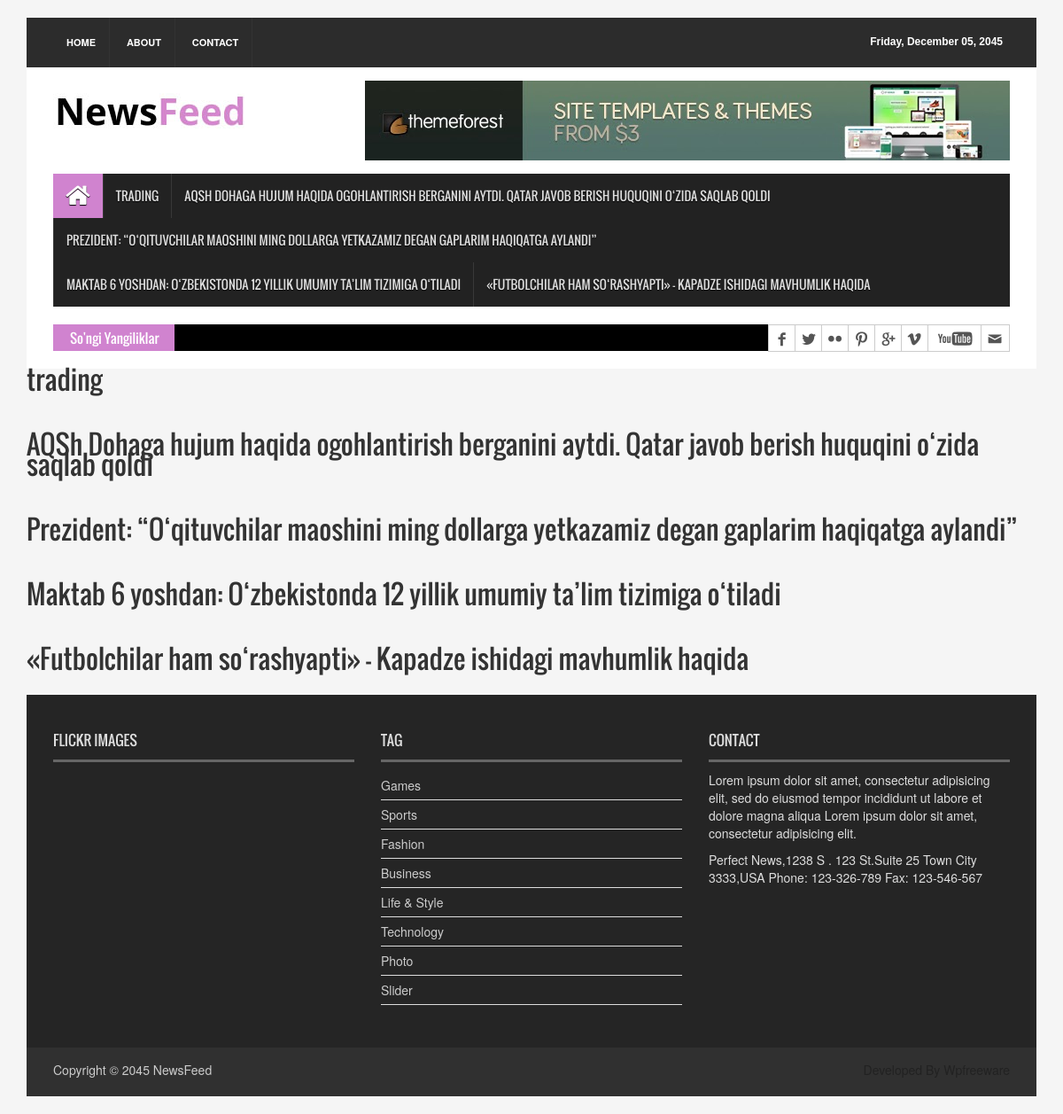
The page /categories/ on the database as committed earlier.
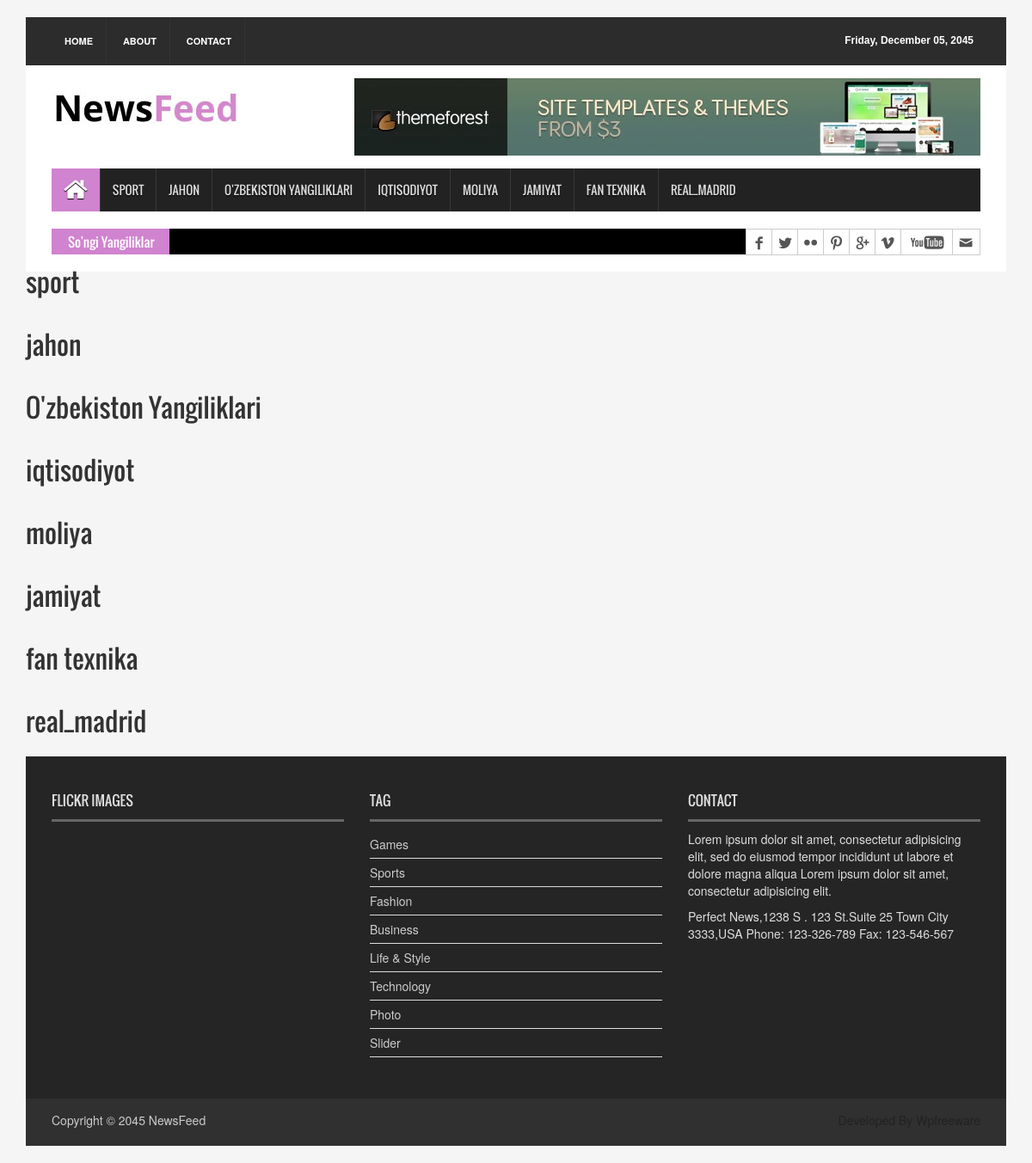
The same page on the database as committed later.
### new_project/models.py (models this page shows, shortened)
class Category(models.Model):
    name = models.CharField(max_length=120)

### new_project/views.py (the view)
# urls.py: path('categories/', categories_list, name='categories'),
def categories_list(request):
    categories = Category.objects.all()
    context ={
        'categories':categories
    }
    return render(request, 'news/categories.html', context)

### new_project/templates/news/categories.html (shortened to what this page needs)
{% extends 'news/base.html' %}
{% load static %}
{% block content %}
    {% for category in categories %}
        <h2>{{ category.name }}</h2>
    {% endfor %}
{% endblock content %}

### new_project/templates/news/base.html (shortened to what this page needs)
{% load static %}
<!DOCTYPE html>
<html>
<head>
<link rel="stylesheet" type="text/css" href="{% static 'css/bootstrap.min.css' %}">
<link rel="stylesheet" type="text/css" href="{% static 'css/font-awesome.min.css' %}">
<link rel="stylesheet" type="text/css" href="{% static 'css/animate.css' %}">
<link rel="stylesheet" type="text/css" href="{% static 'css/font.css' %}">
<link rel="stylesheet" type="text/css" href="{% static 'css/li-scroller.css' %}">
<link rel="stylesheet" type="text/css" href="{% static 'css/slick.css' %}">
<link rel="stylesheet" type="text/css" href="{% static 'css/jquery.fancybox.css' %}">
<link rel="stylesheet" type="text/css" href="{% static 'css/theme.css' %}">
<link rel="stylesheet" type="text/css" href="{% static 'css/style.css' %}">
</head>
<body>
<div class="container">
  <header id="header">
    <div class="row">
      <div class="col-lg-12 col-md-12 col-sm-12">
        <div class="header_top">
          <div class="header_top_left">
            <ul class="top_nav">
              <li><a href="{% url 'home_page_view' %}">Home</a></li>
              <li><a href="#">About</a></li>
              <li><a href="{% url 'contact_us' %}">Contact</a></li>
            </ul>
          </div>
          <div class="header_top_right">
            <p>Friday, December 05, 2045</p>
          </div>
        </div>
      </div>
      <div class="col-lg-12 col-md-12 col-sm-12">
        <div class="header_bottom">
          <div class="logo_area"><a href="index.html" class="logo"><img src="{% static 'images/logo.jpg' %}" alt=""></a></div>
          <div class="add_banner"><a href="#"><img src="{% static 'images/addbanner_728x90_V1.jpg' %}" alt=""></a></div>
        </div>
      </div>
    </div>
  </header>
  <section id="navArea">
    <nav class="navbar navbar-inverse" role="navigation">
      <div id="navbar" class="navbar-collapse collapse">
        <ul class="nav navbar-nav main_nav">
          <li class="active"><a href="{% url 'home_page_view' %}"><span class="fa fa-home desktop-home"></span><span class="mobile-show">Home</span></a></li>
          {% for category in categories %}
          <li><a href="{% url 'category_news' category.name %}">{{ category.name }}</a></li>
          {% endfor %}
        </ul>
      </div>
    </nav>
  </section>
  <section id="newsSection">
    <div class="row">
      <div class="col-lg-12 col-md-12">
        <div class="latest_newsarea"> <span>So'ngi Yangiliklar</span>
          <div class="social_area">
            <ul class="social_nav">
              <li class="facebook"><a href="#"></a></li>
              <li class="twitter"><a href="#"></a></li>
              <li class="flickr"><a href="#"></a></li>
              <li class="pinterest"><a href="#"></a></li>
              <li class="googleplus"><a href="#"></a></li>
              <li class="vimeo"><a href="#"></a></li>
              <li class="youtube"><a href="#"></a></li>
              <li class="mail"><a href="#"></a></li>
            </ul>
          </div>
        </div>
      </div>
    </div>
  </section>
  {% block content %}
{% endblock content %}
    <footer id="footer">
    <div class="footer_top">
      <div class="row">
        <div class="col-lg-4 col-md-4 col-sm-4">
          <div class="footer_widget wow fadeInLeftBig">
            <h2>Flickr Images</h2>
          </div>
        </div>
        <div class="col-lg-4 col-md-4 col-sm-4">
          <div class="footer_widget wow fadeInDown">
            <h2>Tag</h2>
            <ul class="tag_nav">
              <li><a href="#">Games</a></li>
              <li><a href="#">Sports</a></li>
              <li><a href="#">Fashion</a></li>
              <li><a href="#">Business</a></li>
              <li><a href="#">Life &amp; Style</a></li>
              <li><a href="#">Technology</a></li>
              <li><a href="#">Photo</a></li>
              <li><a href="#">Slider</a></li>
            </ul>
          </div>
        </div>
        <div class="col-lg-4 col-md-4 col-sm-4">
          <div class="footer_widget wow fadeInRightBig">
            <h2>Contact</h2>
            <p>Lorem ipsum dolor sit amet, consectetur adipisicing elit, sed do eiusmod tempor incididunt ut labore et dolore magna aliqua Lorem ipsum dolor sit amet, consectetur adipisicing elit.</p>
            <address>
            Perfect News,1238 S . 123 St.Suite 25 Town City 3333,USA Phone: 123-326-789 Fax: 123-546-567
            </address>
          </div>
        </div>
      </div>
    </div>
    <div class="footer_bottom">
      <p class="copyright">Copyright &copy; 2045 <a href="index.html">NewsFeed</a></p>
      <p class="developer">Developed By Wpfreeware</p>
    </div>
  </footer>
</div>
</body>
</html>

### static/css/theme.css (style rules this page uses)
.navbar-inverse .navbar-nav > .active > a, .navbar-inverse .navbar-nav > .active > a:hover, .navbar-inverse .navbar-nav > .active > a:focus { background-color:#d083cf }
.latest_newsarea span { background:none repeat scroll 0 0 #d083cf }

Rows that differ between the two databases and show on the page:
removed Category: name "TRADING", name "trading"
removed Category: name "AQSH DOHAGA HUJUM HAQIDA OGOHLANTIRISH BERGANINI AYTDI. QATAR JAVOB BERISH HUQUQINI O‘ZIDA SAQLAB QOLDI", name "AQSh Dohaga hujum haqida ogohlantirish berganini aytdi. Qatar javob berish huquqini o‘zida saqlab qoldi"
removed Category: name "PREZIDENT: “O‘QITUVCHILAR MAOSHINI MING DOLLARGA YETKAZAMIZ DEGAN GAPLARIM HAQIQATGA AYLANDI”", name "Prezident: “O‘qituvchilar maoshini ming dollarga yetkazamiz degan gaplarim haqiqatga aylandi”"
removed Category: name "MAKTAB 6 YOSHDAN: O‘ZBEKISTONDA 12 YILLIK UMUMIY TA’LIM TIZIMIGA O‘TILADI", name "Maktab 6 yoshdan: O‘zbekistonda 12 yillik umumiy ta’lim tizimiga o‘tiladi"
removed Category: name "«FUTBOLCHILAR HAM SO‘RASHYAPTI» – KAPADZE ISHIDAGI MAVHUMLIK HAQIDA", name "«Futbolchilar ham so‘rashyapti» – Kapadze ishidagi mavhumlik haqida"
added Category: name "SPORT", name "sport"
added Category: name "JAHON", name "jahon"
added Category: name "O'ZBEKISTON YANGILIKLARI", name "O'zbekiston Yangiliklari"
added Category: name "IQTISODIYOT", name "iqtisodiyot"
added Category: name "MOLIYA", name "moliya"
added Category: name "JAMIYAT", name "jamiyat"
added Category: name "FAN TEXNIKA", name "fan texnika"
added Category: name "REAL_MADRID", name "real_madrid"
